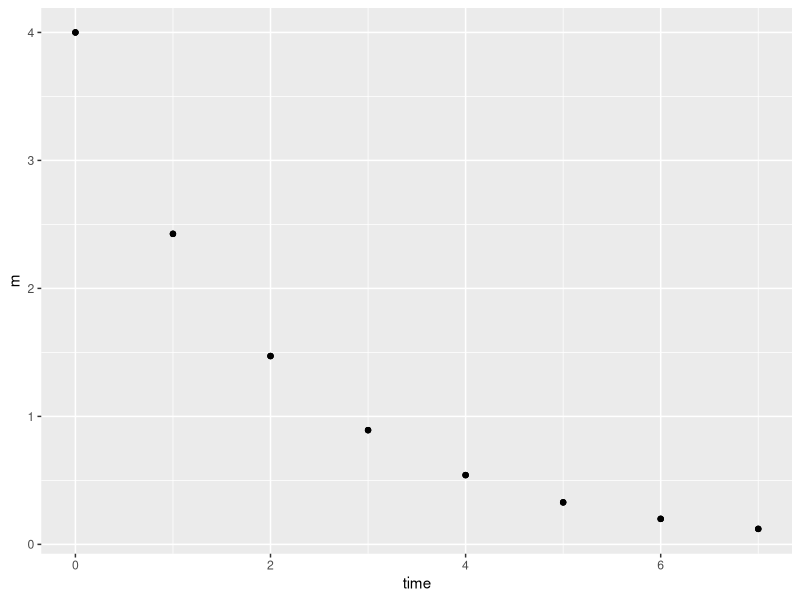
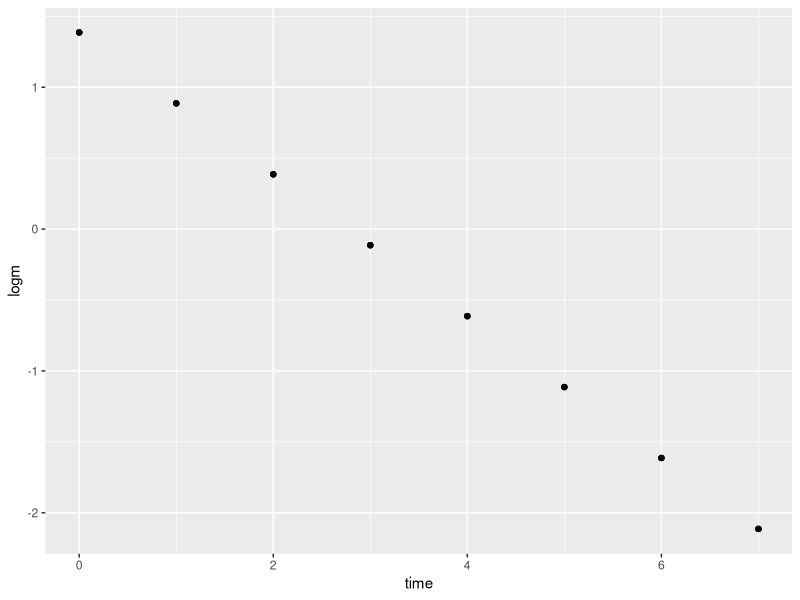
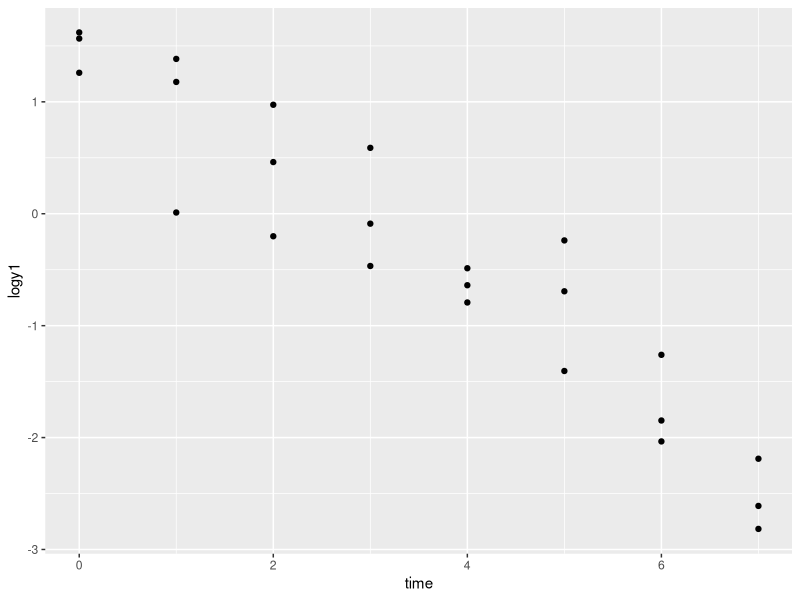
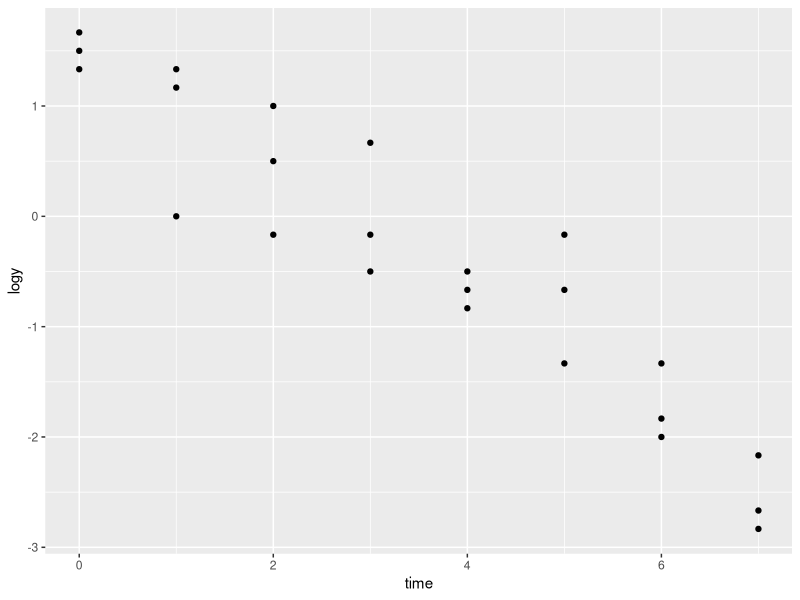

Reproduce these figures in R, in order. (Note: this script raises an error after producing the figures.)
library(tidyverse)
library(ggplot2)
library(patchwork)
set.seed(30)
rnormx <- function(n, sd) {
  sample(qnorm((1:n)/(n+1)))*sd
}
d <- expand_grid(rep=1:3, time=0:7) |> 
  mutate(m=4*exp(-.5*time), logm=log(m),
         e=rnormx(n(), 0.5), logy1=logm+e,
         logy=round(logy1*6)/6, y=exp(logy))
ggplot(d) + aes(time, m) + geom_point()
ggplot(d) + aes(time, logm) + geom_point()
ggplot(d) + aes(time, logy1) + geom_point()
ggplot(d) + aes(time, logy) + geom_point()

lm(logy ~ time, data=d)
# log(y) = 1.5 - 0.54 * time
# y = 4.5 exp (-0.54 * time)
p1 <- ggplot(d) + aes(time, y) + geom_point() + geom_smooth(method="lm", se=FALSE) +
  scale_y_log10(breaks=c(0.1, 0.2, 0.5, 1, 2, 5),
                minor_breaks=c(seq(0.01, 0.1, by=0.01),
                               seq(0.1, 1, by=0.1),
                               seq(1, 10, by=1)),
                labels=\(x) paste(x)) +
  labs(x="Time", y="Titer")

p2 <- ggplot(d) + aes(time, logy) + geom_point() + 
  geom_smooth(method="lm", se=FALSE) +
  scale_y_continuous(breaks=log(c(0.001, 1:5)), labels=0:5,
                     minor_breaks=log(seq(0.5, 10, by=0.5))) +
  expand_limits(y=log(0.001)) +
  coord_transform(y="exp") +
  labs(x="Time", y="Titer")

p2 | p1
